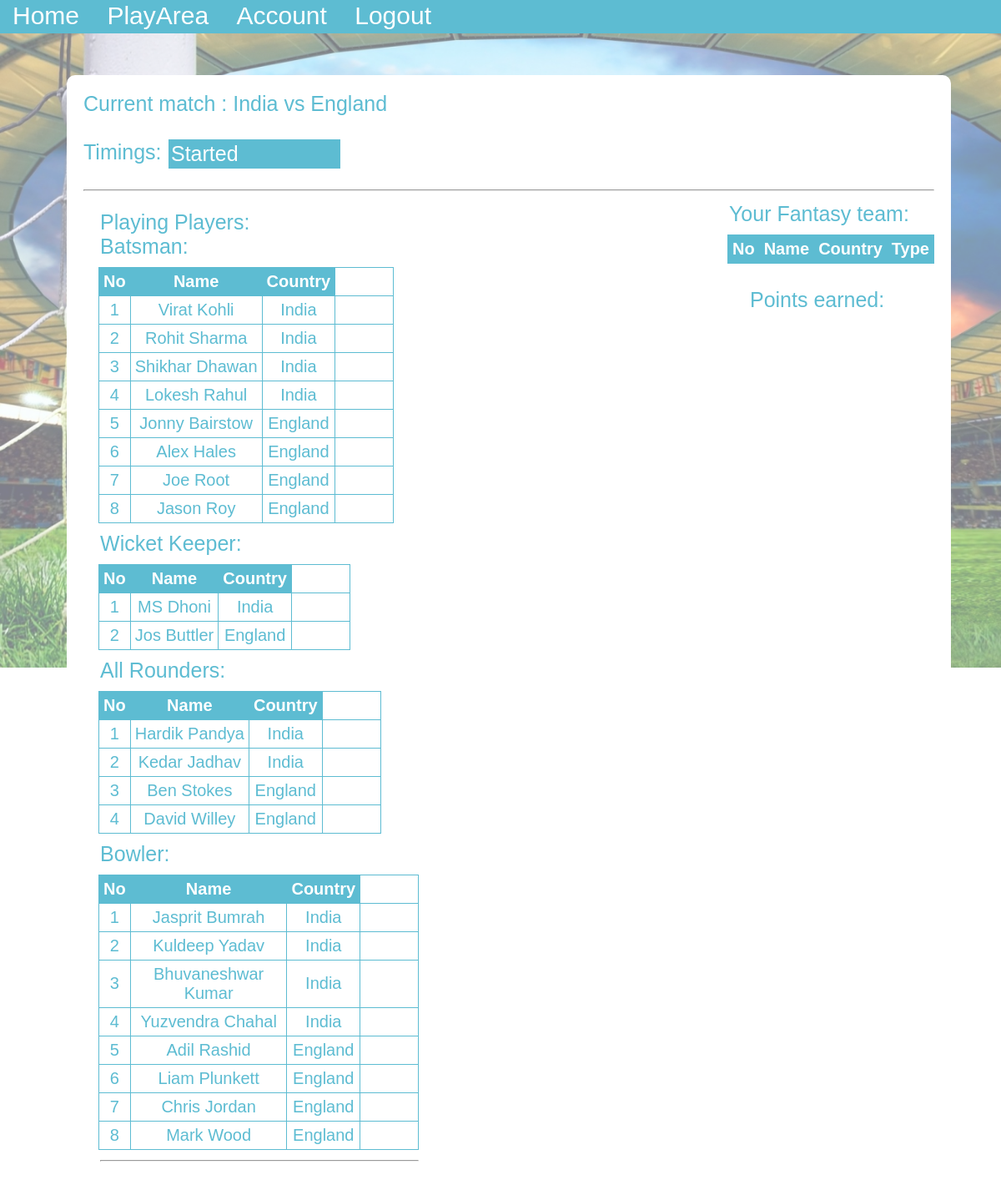
Screenshot of /dash/play.php (signed in) with the database file from the repository.
### tables this page shows
CREATE TABLE `matches` (
  `matchid` int(255) NOT NULL,
  `team1` varchar(100) NOT NULL,
  `team2` varchar(100) NOT NULL,
  `datetime` datetime NOT NULL
);

CREATE TABLE `playingplayers` (
  `ppid` int(100) NOT NULL,
  `playid` int(255) NOT NULL,
  `ppname` varchar(255) NOT NULL,
  `ppcountry` varchar(255) NOT NULL,
  `pptype` varchar(255) NOT NULL,
  `runs` varchar(255) NOT NULL,
  `wickets` varchar(255) NOT NULL,
  `points` varchar(255) NOT NULL
);

### dash/play.php (the view, shortened to what this page needs)
<html>
<head>
    <link rel="stylesheet" type="text/css" href="main.css" >
</head>
<?php
include '../connect.php';
?>
<body>
<div class='container'>
<div class='main'>
    <div class='tabs'>
        <a href="index.php">Home</a>
        <a href="play.php">PlayArea</a>
        <a href="account.php">Account</a>
        <a href="logout.php">Logout</a>
    </div>
    <div class='playarea'>
        Current match :
        <?php
            $q="select * from matches where matchid=1";
            $result=mysqli_query($connect,$q);
            $row_users = mysqli_fetch_array($result);
        $team1=$_SESSION['team1'] = $row_users['team1'];
        $team2=$_SESSION['team2'] = $row_users['team2'];
        echo $team1 ," vs ", $team2;
        echo "<br>";
        ?>
        <div class='time'>
            <br>
        Timings:
        <p id='timer'></p></div>
        <hr class='sep1'>
        <div class='cont'>
        <div class='side1'>
        <form method='post' action='select.php'>
        <div class='bats'>
        <?php
            $q1="select * from playingplayers where (ppcountry='$team1' && pptype='Batsman') || (ppcountry='$team2' && pptype='Batsman')";
            $result1=mysqli_query($connect,$q1);
            $no=1;
            echo "Playing Players:";
            echo "<br>";
            echo "Batsman:";
            echo "<table border='1' class='ptab'>
            <tr>
            <th>No</th>
            <th>Name</th>
            <th>Country</th>
            <th class='checkbox-td'>Select</th>";
            echo "</tr>";
            while($row = mysqli_fetch_array($result1))
             {
             echo "<tr>";
             echo "<td>" . $no++ . "</td>";
             echo "<td>" . $row['ppname'] . "</td>";
             echo "<td>" . $row['ppcountry'] . "</td>";
             echo "</tr>";
            }
            echo "</table>";
        ?>
        </div>
        <div class='wick'>
        <?php
            $q1="select * from playingplayers where (ppcountry='$team1' && pptype='WKT Keeper') || (ppcountry='$team2' && pptype='WKT Keeper')";
            $result1=mysqli_query($connect,$q1);
            $no=1;
            echo "Wicket Keeper:";
            echo "<table border='1' class='ptab'>
            <tr>
            <th>No</th>
            <th>Name</th>
            <th>Country</th>";
            echo "</tr>";
            while($row = mysqli_fetch_array($result1))
             {
             echo "<tr>";
             echo "<td>" . $no++ . "</td>";
             echo "<td>" . $row['ppname'] . "</td>";
             echo "<td>" . $row['ppcountry'] . "</td>";
             echo "</tr>";
            }
            echo "</table>";
        ?>
        </div>
        <div class='allrounder'>
        <?php
            $q1="select * from playingplayers where (ppcountry='$team1' && pptype='All Rounder') || (ppcountry='$team2' && pptype='All Rounder')";
            $result1=mysqli_query($connect,$q1);
            $no=1;
            echo "All Rounders:";
            echo "<table border='1' class='ptab'>
            <tr>
            <th>No</th>
            <th>Name</th>
            <th>Country</th>";
            echo "</tr>";
            while($row = mysqli_fetch_array($result1))
             {
             echo "<tr>";
             echo "<td>" . $no++ . "</td>";
             echo "<td>" . $row['ppname'] . "</td>";
             echo "<td>" . $row['ppcountry'] . "</td>";
             echo "</tr>";
            }
            echo "</table>";
        ?>
        </div>
        <div class='bowler'>
        <?php
            $q1="select * from playingplayers where (ppcountry='$team1' && pptype='Bowler') || (ppcountry='$team2' && pptype='Bowler')";
            $result1=mysqli_query($connect,$q1);
            $no=1;
            echo "Bowler:";
            echo "<table border='1' class='ptab'>
            <tr>
            <th>No</th>
            <th>Name</th>
            <th>Country</th>";
            echo "</tr>";
            while($row = mysqli_fetch_array($result1))
             {
             echo "<tr>";
             echo "<td>" . $no++ . "</td>";
             echo "<td>" . $row['ppname'] . "</td>";
             echo "<td>" . $row['ppcountry'] . "</td>";
             echo "</tr>";
            }
            echo "</table>";
            echo "<hr>"
        ?>
        </div>
        </form>
        </div>
        <div class='side2'>
        <div class='your11'>
        <?php
            echo "Your Fantasy team:";
            echo "<table border='1' class='ptab'>
            <tr>
            <th>No</th>
            <th>Name</th>
            <th>Country</th>
            <th>Type</th>
            </tr>";
            echo "</table>";
        ?>
        </div>
        <div class='usscore'>
        &emsp; <br>&emsp;Points earned:<h1 class='ptext'><?php echo $_SESSION['points']; ?></h1>
        </div>
        </div>
        </div>
    </div>
</div>
</div>
</body>
</html>

### dash/main.css (style rules this page uses)
body { font-family: Arial, Helvetica, sans-serif; margin: 0px }
.container { width: 100%; height: 100%; position: relative; }
.container:after { background-image: url('../layouts/main.jpg'); background-repeat: no-repeat; background-size: cover; width:100%; height:100%; position:absolute; top:0; left:0; opacity:0.5; content:''; }
.main { position:relative; z-index:1; }
.tabs { background-color: #5DBCD2; color: white; height: 40px; font-size: 30px; }
a { text-decoration: none; color:white; margin-left: 5px; vertical-align: middle; padding: 5px 10px; }
.accounts,.playarea { background-color: white; color: #5DBCD2; margin-top: 50px; margin-left: 80px; margin-right: 100px; margin-bottom: 10px; width: 85%; height: 100%; border-radius: 10px; padding: 20px 20px; font-size: 25px; }
table,td { background-color: white; color: #5DBCD2; padding: 5px 5px; margin-left: 60px; margin-top: 10px; font-size: 20px; text-align: center; border:1px solid #5DBCD2 ; border-collapse:collapse }
th { background-color: #5DBCD2; color: white; border:1px solid #5DBCD2 ; text-align: center; padding: 5px 5px; text-align: center; }
#timer { margin-top: -30px; margin-left: 10%; border: 1px solid #5DBCD2; padding: 2px; width: 200px; background: #5DBCD2; color: white }
.ptab { margin-left: -2px }
.bats,.wick,.allrounder,.bowler { margin-left: 5%; margin-top:10px }
.side2 { float: right; }
.side1 { float:left; }

### rows the page displays
matches: team1 "India", team2 "England"
playingplayers: ppname "Virat Kohli", ppcountry "India"
playingplayers: ppname "Rohit Sharma", ppcountry "India"
playingplayers: ppname "Shikhar Dhawan", ppcountry "India"
playingplayers: ppname "Lokesh Rahul", ppcountry "India"
playingplayers: ppname "Jonny Bairstow", ppcountry "England"
playingplayers: ppname "Alex Hales", ppcountry "England"
playingplayers: ppname "Joe Root", ppcountry "England"
playingplayers: ppname "Jason Roy", ppcountry "England"
playingplayers: ppname "MS Dhoni", ppcountry "India"
playingplayers: ppname "Jos Buttler", ppcountry "England"
playingplayers: ppname "Hardik Pandya", ppcountry "India"
playingplayers: ppname "Kedar Jadhav", ppcountry "India"
playingplayers: ppname "Ben Stokes", ppcountry "England"
playingplayers: ppname "David Willey", ppcountry "England"
playingplayers: ppname "Jasprit Bumrah", ppcountry "India"
playingplayers: ppname "Kuldeep Yadav", ppcountry "India"
playingplayers: ppname "Bhuvaneshwar Kumar", ppcountry "India"
playingplayers: ppname "Yuzvendra Chahal", ppcountry "India"
playingplayers: ppname "Adil Rashid", ppcountry "England"
playingplayers: ppname "Liam Plunkett", ppcountry "England"
playingplayers: ppname "Chris Jordan", ppcountry "England"
playingplayers: ppname "Mark Wood", ppcountry "England"
